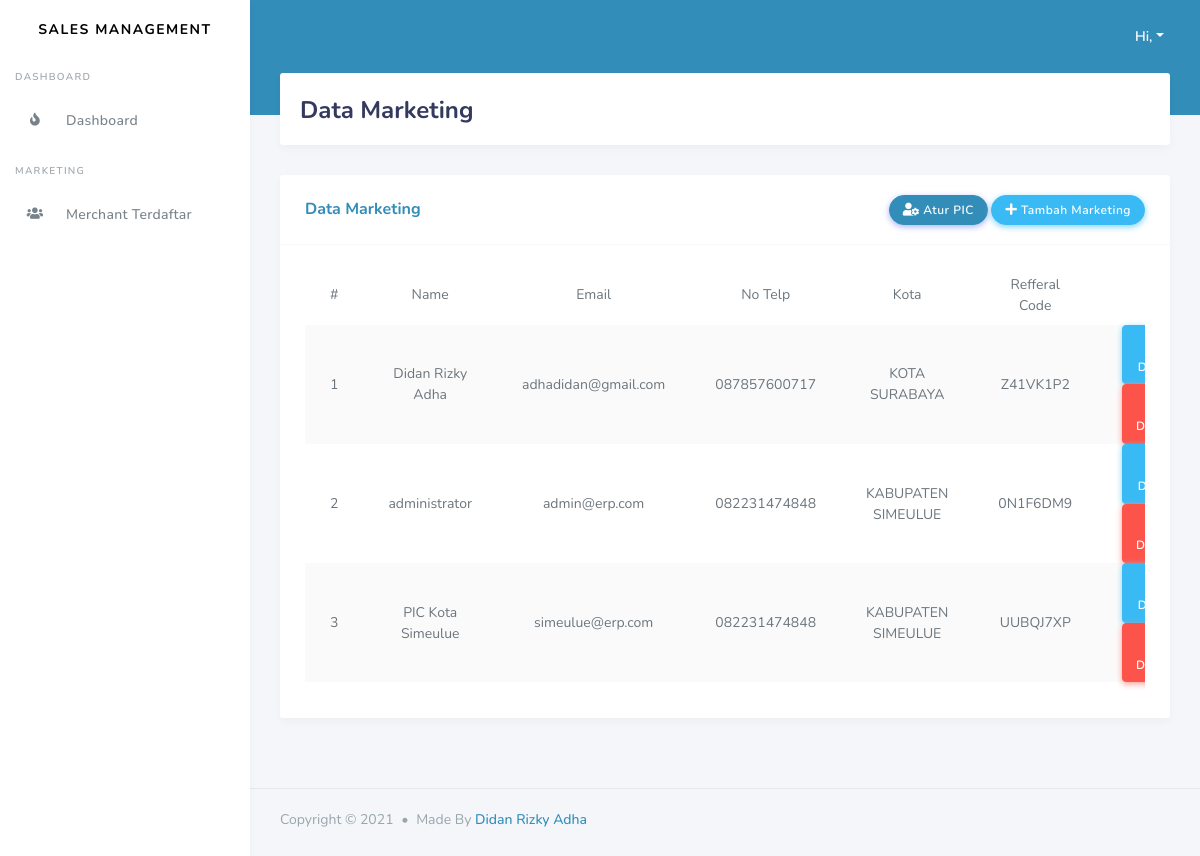
Page /index.php/home/marketing on the committed database.
### tables this page shows
CREATE TABLE `salesmen` (
  `id` int(11) NOT NULL,
  `user_id` int(11) NOT NULL,
  `no_telp` varchar(15) DEFAULT NULL,
  `city_id` int(11) NOT NULL,
  `code_referral` varchar(8) DEFAULT NULL
);

CREATE TABLE `users` (
  `id` int(11) NOT NULL,
  `name` varchar(255) NOT NULL,
  `email` varchar(255) NOT NULL,
  `password` varchar(32) NOT NULL,
  `role` varchar(255) DEFAULT NULL,
  `is_admin` tinyint(1) NOT NULL DEFAULT 0,
  `created_at` datetime NOT NULL DEFAULT current_timestamp()
);

CREATE TABLE `indonesia_cities` (
  `id` char(4) NOT NULL,
  `user_id` int(20) DEFAULT NULL,
  `province_id` char(2) NOT NULL,
  `name` varchar(255) NOT NULL,
  `target` int(11) NOT NULL,
  `meta` text DEFAULT NULL,
  `created_at` timestamp NULL DEFAULT NULL,
  `updated_at` timestamp NULL DEFAULT NULL
);

### application/controllers/Home.php (called while the page is built, shortened)
<?php
class Home extends CI_Controller {
	public function marketing()
	{
		if ($this->input->post()) {
			$this->db->where('id', $this->input->post('city_id'));
			$exists = $this->db->get('indonesia_cities')->result();
			if (count($exists) > 0) {
				foreach ($exists as $e) {
					$this->db->where('id', $e->user_id);
					$this->db->update('users', array('role' => null));
				}
				$this->db->where('id', $this->input->post('user_id'));
				$this->db->update('users', array('role' => 'pic'));
				$this->db->where('id', $this->input->post('city_id'));
				$this->db->update('indonesia_cities', array('user_id' => $this->input->post('user_id')));
			} else {
				$this->db->where('id', $this->input->post('user_id'));
				$this->db->update('users', array('role' => 'pic'));
				$this->db->where('id', $this->input->post('city_id'));
				$this->db->update('indonesia_cities', array('user_id' => $this->input->post('user_id')));
			}
			return redirect($_SERVER['HTTP_REFERER']);
		} else {
			$admin = $this->session->userdata('is_admin');
			$this->load->model('CityModel', 'city');
			$this->load->model('MarketingModel', 'salesmen');
			$data['city'] = $this->city->cities();
			$data['salesmen'] = $this->salesmen->index();
			$data['marketing'] = $this->salesmen->picMarketing();
			$data['admin'] = $admin;
			$this->load->view('pages/dashboard/master_marketing', $data);
		}
	}
}

### index.php (called while the page is built, shortened)
<?php
require_once BASEPATH.'core/CodeIgniter.php';

### application/models/MarketingModel.php (called while the page is built, shortened)
<?php
class MarketingModel extends CI_Model {
	public function index()
	{
		$this->db->select('*, users.name as user_name');
		$this->db->from('salesmen');
		$this->db->join('users', 'users.id = salesmen.user_id', 'inner');
		$this->db->join('indonesia_cities city', 'city.id = salesmen.city_id', 'inner');
		return $this->db->get()->result();
	}
	public function picMarketing()
	{
		$this->db->select('*, users.name as user_name');
		$this->db->from('salesmen');
		$this->db->join('users', 'users.id = salesmen.user_id', 'inner');
		$this->db->join('indonesia_cities city', 'city.id = salesmen.city_id', 'inner');
		return $this->db->get()->result();
	}
}

### application/views/pages/dashboard/master_marketing.php (the view, shortened to what this page needs)
<?php $this->load->view('components/head') ?>
<body>
  <div id="app">
    <div class="main-wrapper">
      <?php $this->load->view('components/navbar') ?>
      <?php $this->load->view('components/sidebar') ?>
      <div class="main-content">
        <section class="section">
          <div class="section-header">
            <h1>Data Marketing</h1>
          </div>
		<?php if($admin == TRUE): ?>
          <div class="card">
          	<div class="card-header">
          		<h4>Data Marketing</h4>
          		<div class="card-header-action">
          			<a href="#" class="btn btn-sm btn-primary" data-toggle="modal" data-target="#picModal"><i class="fas fa-user-cog"></i> Atur PIC</a>
          			<a href="<?php echo base_url('home/store_marketing') ?>" class="btn btn-sm btn-info"><i class="fas fa-plus"></i> Tambah Marketing</a>
          		</div>
          	</div>
			  <div class="card-body">
				  <div class="table-responsive">
					  <table class="table table-striped text-center">
						  <thead>
						  <td>#</td>
						  <td>Name</td>
						  <td>Email</td>
						  <td>No Telp</td>
						  <td>Kota</td>
						  <td>Refferal Code</td>
						  <td></td>
						  </thead>
						  <tbody>
						  <?php foreach ($salesmen as $key => $s): ?>
							  <tr>
								  <td><?php echo $key + 1 ?></td>
								  <td><?php echo $s->user_name ?></td>
								  <td><?php echo $s->email ?></td>
								  <td><?php echo $s->no_telp ?></td>
								  <td><?php echo $s->name ?></td>
								  <td><?php echo $s->code_referral ?></td>
								  <td>
									  <a href="<?php echo base_url('home/detail_marketing') ?>" class="btn btn-info"><i class="fas fa-info"></i>&nbsp; Detail</a>
									  <a href="<?php echo base_url('home/delete_marketing') ?>" class="btn btn-danger"><i class="fas fa-trash"></i>&nbsp; Delete</a>
								  </td>
							  </tr>
						  <?php endforeach ?>
						  </tbody>
					  </table>
				  </div>
			  </div>
          </div>
		<?php else: ?>
          <div class="card">
          	<div class="card-header">
          		<h4>Data Marketing</h4>
          		<div class="card-header-action">
          			<a href="#" class="btn btn-sm btn-primary" data-toggle="modal" data-target="#picModal"><i class="fas fa-user-cog"></i> Atur PIC</a>
          			<a href="<?php echo base_url('home/store_marketing') ?>" class="btn btn-sm btn-info"><i class="fas fa-plus"></i> Tambah Marketing</a>
          		</div>
          	</div>
          	<div class="card-body">
          		<div class="table-responsive">
          			<table class="table table-striped text-center">
          				<thead>
          					<td>#</td>
          					<td>Name</td>
          					<td>Email</td>
          					<td>No Telp</td>
							<td>Kota</td>
          					<td>Refferal Code</td>
          					<td></td>
          				</thead>
          				<tbody>
          					<?php foreach ($marketing as $key => $s): ?>
          						<tr>
          							<td><?php echo $key + 1 ?></td>
          							<td><?php echo $s->user_name ?></td>
          							<td><?php echo $s->email ?></td>
          							<td><?php echo $s->no_telp ?></td>
          							<td><?php echo $s->name ?></td>
          							<td><?php echo $s->code_referral ?></td>
          							<td>
          								<a href="<?php echo base_url('home/detail_marketing') ?>" class="btn btn-info"><i class="fas fa-info"></i>&nbsp; Detail</a>
          								<a href="<?php echo base_url('home/delete_marketing') ?>" class="btn btn-danger"><i class="fas fa-trash"></i>&nbsp; Delete</a>
          							</td>
          						</tr>
          					<?php endforeach ?>
          				</tbody>
          			</table>
          		</div>
          	</div>
          </div>
		<?php endif ?>
        </section>
      </div>
      <?php $this->load->view('components/footer') ?>
    </div>
  </div>
</body>
</html>

### application/views/components/head.php (shortened to what this page needs)
<!DOCTYPE html>
<html lang="en">
<head>
  <link rel="stylesheet" href="https://stackpath.bootstrapcdn.com/bootstrap/4.3.1/css/bootstrap.min.css">
  <link rel="stylesheet" href="https://use.fontawesome.com/releases/v5.7.2/css/all.css">
  <link href="https://cdn.jsdelivr.net/npm/select2@4.1.0-rc.0/dist/css/select2.min.css" rel="stylesheet" />
  <link rel="stylesheet" type="text/css" href="https://cdn.datatables.net/v/bs4/dt-1.11.0/datatables.min.css"/>
  <link rel="stylesheet" type="text/css" href="https://cdnjs.cloudflare.com/ajax/libs/bootstrap-daterangepicker/3.0.5/daterangepicker.min.css">
  <link href="https://cdn.jsdelivr.net/npm/select2@4.1.0-beta.1/dist/css/select2.min.css" rel="stylesheet" />
  <link rel="stylesheet" href="<?php echo base_url('/assets/css/style.css') ?>">
  <link rel="stylesheet" href="<?php echo base_url('/assets/css/components.css') ?>">
</head>

### application/views/components/navbar.php (shortened to what this page needs)
<div class="navbar-bg"></div>
<nav class="navbar navbar-expand-lg main-navbar">
	<ul class="navbar-nav navbar-right">
	  <li class="dropdown"><a href="#" data-toggle="dropdown" class="nav-link dropdown-toggle nav-link-lg nav-link-user">
	    <div class="d-sm-none d-lg-inline-block">Hi, <?php echo $this->session->userdata('name'); ?></div></a>
	  </li>
	</ul>
</nav>

### application/views/components/sidebar.php (shortened to what this page needs)
<div class="main-sidebar">
<aside id="sidebar-wrapper">
  <div class="sidebar-brand">
    <a href="index.html">Sales Management</a>
  </div>
  <ul class="sidebar-menu">
      <li class="menu-header">Dashboard</li>
      <li class="nav-item">
        <a href="<?php echo base_url('/home') ?>" class="nav-link"><i class="fas fa-fire"></i><span>Dashboard</span></a>
      </li>
	  <li class="menu-header">Marketing</li>
        <li class="nav-item">
          <a href="<?php echo base_url('/home/merchant') ?>" class="nav-link"><i class="fas fa-users"></i> <span>Merchant Terdaftar</span></a>
        </li>
    </ul>
</aside>
</div>

### application/views/components/footer.php (shortened to what this page needs)
<footer class="main-footer">
	<div class="footer-left">
	  Copyright &copy; <?php echo date('Y') ?> <div class="bullet"></div> Made By <a href="https://www.instagram.com/didan_adha/">Didan Rizky Adha</a>
	</div>
</footer>

### rows in the picture
salesmen: user.name "Didan Rizky Adha", user.email "adhadidan@gmail.com", no_telp "087857600717", indonesia_cities.name "KOTA SURABAYA", code_referral "Z41VK1P2"
salesmen: user.name "administrator", user.email "admin@erp.com", no_telp "082231474848", indonesia_cities.name "KABUPATEN SIMEULUE", code_referral "0N1F6DM9"
salesmen: user.name "PIC Kota Simeulue", user.email "simeulue@erp.com", no_telp "082231474848", indonesia_cities.name "KABUPATEN SIMEULUE", code_referral "UUBQJ7XP"
